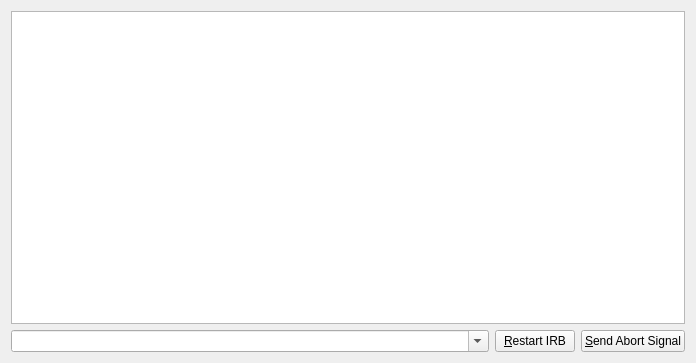
<?xml version="1.0" encoding="UTF-8"?>
<ui version="4.0">
 <class>Ruber::IRB::ToolWidget</class>
 <widget class="QWidget" name="Ruber::IRB::ToolWidget">
  <property name="geometry">
   <rect>
    <x>0</x>
    <y>0</y>
    <width>696</width>
    <height>363</height>
   </rect>
  </property>
  <property name="windowTitle">
   <string>Form</string>
  </property>
  <layout class="QVBoxLayout" name="verticalLayout">
   <item>
    <widget class="KTextEdit" name="view">
     <property name="readOnly">
      <bool>true</bool>
     </property>
    </widget>
   </item>
   <item>
    <layout class="QHBoxLayout" name="horizontalLayout">
     <item>
      <widget class="KComboBox" name="input">
       <property name="sizePolicy">
        <sizepolicy hsizetype="MinimumExpanding" vsizetype="Fixed">
         <horstretch>0</horstretch>
         <verstretch>0</verstretch>
        </sizepolicy>
       </property>
       <property name="editable">
        <bool>true</bool>
       </property>
      </widget>
     </item>
     <item>
      <widget class="QPushButton" name="restart_irb">
       <property name="sizePolicy">
        <sizepolicy hsizetype="Preferred" vsizetype="Fixed">
         <horstretch>0</horstretch>
         <verstretch>0</verstretch>
        </sizepolicy>
       </property>
       <property name="text">
        <string>&amp;Restart IRB</string>
       </property>
      </widget>
     </item>
     <item>
      <widget class="QPushButton" name="send_abort">
       <property name="sizePolicy">
        <sizepolicy hsizetype="Preferred" vsizetype="Fixed">
         <horstretch>0</horstretch>
         <verstretch>0</verstretch>
        </sizepolicy>
       </property>
       <property name="text">
        <string>&amp;Send Abort Signal</string>
       </property>
      </widget>
     </item>
    </layout>
   </item>
  </layout>
 </widget>
 <customwidgets>
  <customwidget>
   <class>KComboBox</class>
   <extends>QComboBox</extends>
   <header>kcombobox.h</header>
  </customwidget>
  <customwidget>
   <class>KTextEdit</class>
   <extends>QTextEdit</extends>
   <header>ktextedit.h</header>
  </customwidget>
 </customwidgets>
 <resources/>
 <connections/>
</ui>
